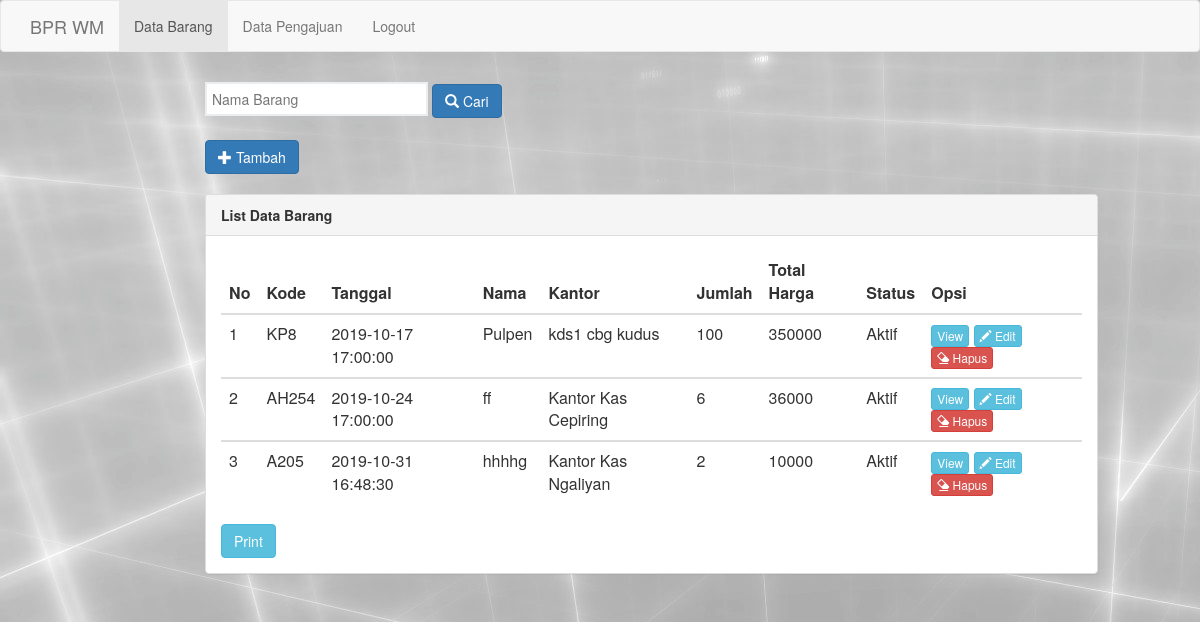
The page /admin/index_data.php on the database its author committed.
### tables this page shows
CREATE TABLE `barang` (
  `id_brg` int(5) NOT NULL,
  `kode_brg` varchar(5) NOT NULL,
  `tgl_msk` timestamp NOT NULL DEFAULT CURRENT_TIMESTAMP,
  `nm_brg` varchar(50) NOT NULL,
  `nm_kantor` varchar(100) NOT NULL,
  `jml_brg` int(100) NOT NULL,
  `sat_brg` varchar(100) NOT NULL,
  `tot_hrg` int(100) NOT NULL,
  `hrg_brg` int(10) NOT NULL,
  `status_brg` varchar(10) NOT NULL
);

### admin/index_data.php (the view, shortened to what this page needs)
<html>
<head>
	<link rel="stylesheet" type="text/css" href="assets/css/bootstrap.css">
</head>
<body>
<nav class="navbar navbar-default">
          <div class="container">
            <div class="navbar-header">
              <a class="navbar-brand" href="www.bprwm.co.id">BPR WM</a>
            </div>
            <div class="collapse navbar-collapse" id="bs-example-navbar-collapse-1">
              <ul class="nav navbar-nav">
                <li class="active"><a href="index_data.php">Data Barang <span class="sr-only">(current)</span></a></li>
                <li><a href="index_pengajuan.php">Data Pengajuan</a></li>
                <li><a href="../logout.php">Logout</a></li>
              </ul>
            </div>
          </div>
        </nav>
	<div class="row">
		<div class="container-fuild">
				<div class="col-md-9 col-md-offset-2">
					<form action="proses_search.php" method="get">
					<input type="search" name="cari" placeholder="Nama Barang" >
					<button action="proses_search.php" type="submit" class="btn btn-primary"><i class="glyphicon glyphicon-search" value="Cari"  ></i> Cari</button>
 				</form>
				<a href="tambah.php" class="btn btn-primary"><i class="glyphicon glyphicon-plus"></i> Tambah</a>
				<br>
					<br><div class="panel panel-default">
						<div class="panel-heading">
							<span class="title"><b>List Data Barang</b></span>
						</div>
						<div class="panel-body">
							<table class="table table-stripped">
								<thead>
									<tr>
										<th>No</th>
										<th>Kode</th>
										<th>Tanggal</th>
										<th>Nama </th>
										<th>Kantor</th>
										<th>Jumlah</th>
										<th>Total Harga</th>
										<th>Status</th>
										<th>Opsi</th>
									</tr>
								</thead>
								<?php
									include 'koneksi.php';
									$lihat	= mysqli_query($connect, "SELECT * FROM barang");
									if (mysqli_num_rows($lihat) == 0) {
										echo '<tr><td colspan="6"><center>Data Kosong!!!</center></td></tr>';
									}else{
									$no 	= 1;
									while($data = mysqli_fetch_array($lihat)) {
								?>
								<tbody>
									<tr>
										<td><?php echo $no;?></td>
										<td><?php echo $data['kode_brg']?></td>
										<td><?php echo $data['tgl_msk']?></td>
										<td><?php echo $data['nm_brg']?></td>
										<td><?php echo $data['nm_kantor']?></td>
										<td><?php echo $data['jml_brg']?></td>
										<td><?php echo $data['tot_hrg']?></td>
										<td><?php echo $data['status_brg']?></td>
										<td>
											<a href="view_barang.php?id_brg=<?php echo $data['id_brg']?>" class="btn btn-info btn-xs"><i "></i>View </a>
											<a href="edit.php?id_brg=<?php echo $data['id_brg']?>" class="btn btn-info btn-xs"><i class="glyphicon glyphicon-pencil"></i> Edit</a>
											<a href="proses_hapus.php?id_brg=<?php echo $data['id_brg']?>" class="btn btn-danger btn-xs"><i class="glyphicon glyphicon-erase"></i> Hapus</a>
										</td>
									</tr>
								</tbody>
								<?php $no++;}}?>
							</table>
								<button onClick="print_data()" class="btn btn-info">Print</button>
						</div>
					</div>
				</div>
			</div>
		</div>
</body>
</html>

### rows shown on the page
barang: kode_brg "KP8", tgl_msk "2019-10-17 17:00:00", nm_brg "Pulpen", nm_kantor "kds1 cbg kudus", jml_brg "100", tot_hrg "350000", status_brg "Aktif"
barang: kode_brg "AH254", tgl_msk "2019-10-24 17:00:00", nm_brg "ff", nm_kantor "Kantor Kas Cepiring", jml_brg "6", tot_hrg "36000", status_brg "Aktif"
barang: kode_brg "A205", tgl_msk "2019-10-31 16:48:30", nm_brg "hhhhg", nm_kantor "Kantor Kas Ngaliyan", jml_brg "2", tot_hrg "10000", status_brg "Aktif"
